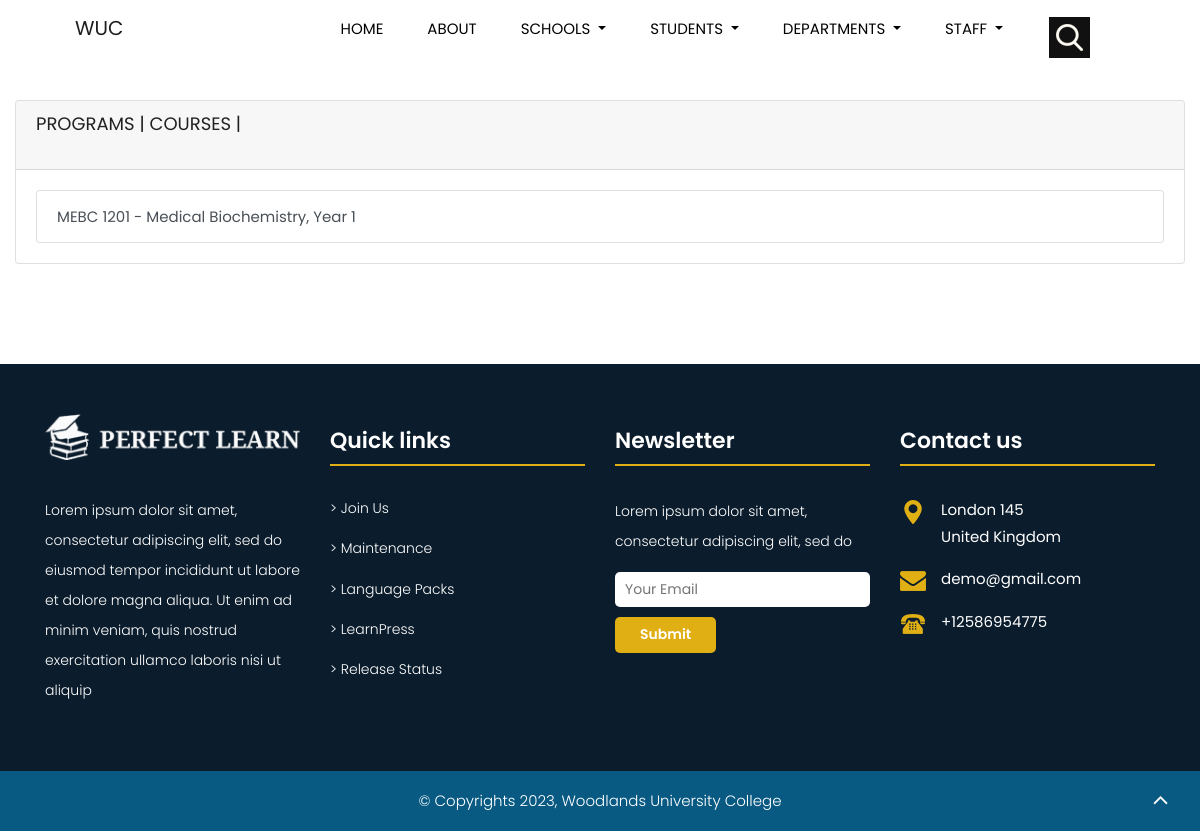
The app's page /courses/, older data.
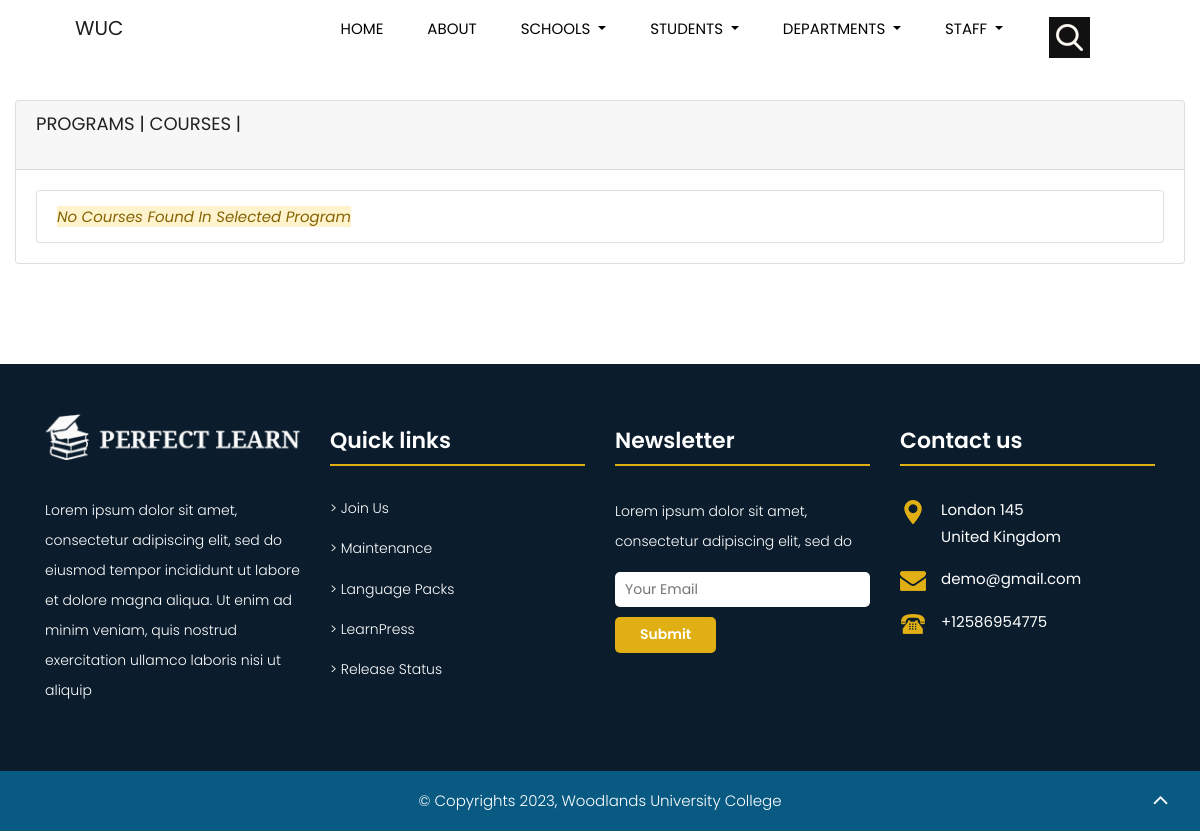
The same page, newer data.
### schoolapp/models.py (models this page shows, shortened)
class Course(models.Model):
    course_name = models.CharField('Course Name', max_length=200)
    course_code = models.CharField('Course Code', max_length=200)
    course_program = models.ForeignKey(Program, verbose_name='Program', null=True, help_text='Program to which the course belongs',
                                       on_delete=models.SET_NULL)
    course_description = models.TextField('Course Description', null=True, blank=True)
    semester = models.CharField('Semester', max_length=200, null=True, choices=SEMESTER)
    level = models.ForeignKey(Level, verbose_name='Year', null=True, on_delete=models.SET_NULL)

class Level(models.Model):
    level = models.CharField('Year', max_length=200, )
    def __str__(self):
        return self.level
    class Meta:
        verbose_name_plural = 'Levels/Years of Study'
        verbose_name = 'Level/Year of Study'

### schoolapp/views.py (the view)
# urls.py: path('courses/', views.courses, name='courses'),
def courses(request):
    departments = Department.objects.all()
    schools = School.objects.all()
    courses = Course.objects.all()
    return render(request, "schoolapp/landingpages/courses_list.html",
                  {
                      'departments': departments,
                      'schools': schools,
                      'courses': courses,
                  })

### schoolapp/templates/schoolapp/landingpages/courses_list.html (shortened to what this page needs)
{% extends 'schoolapp/landingpages/base_landing_pages.html' %}
{% block content %}
    <div style="padding-top: 100px; padding-bottom: 100px;" class="content">
        <div class="container-fluid">
            <div class="card">
                <div class="card-header">
                    <h3 class="card-title"><a href="{% url 'programs' %}">PROGRAMS</a> | <a href="{% url 'courses' %}"> COURSES</a> | {{ program.program_name | upper }}</h3>
                </div>
                <div class="card-body">
                    <div class="list-group">
                     {% for course in courses %}
                        <a href="" class="list-group-item list-group-item-action">{{ course.course_code }} - {{ course.course_name }}, {{ course.level }}</a>
                        {% empty %}
                            <a href="#" class="list-group-item list-group-item-action"><i class="alert-warning">No Courses Found In Selected Program</i></a>
                     {% endfor %}
                    </div>
                </div>
            </div>
        </div>
    </div>
{% endblock %}

Row changes from the older to the newer data that the page shows:
removed Course: course_code "MEBC 1201", course_name "Medical Biochemistry", level "Year 1"
Text that changed along with them:
text now shown: "No Courses Found In Selected Program"
